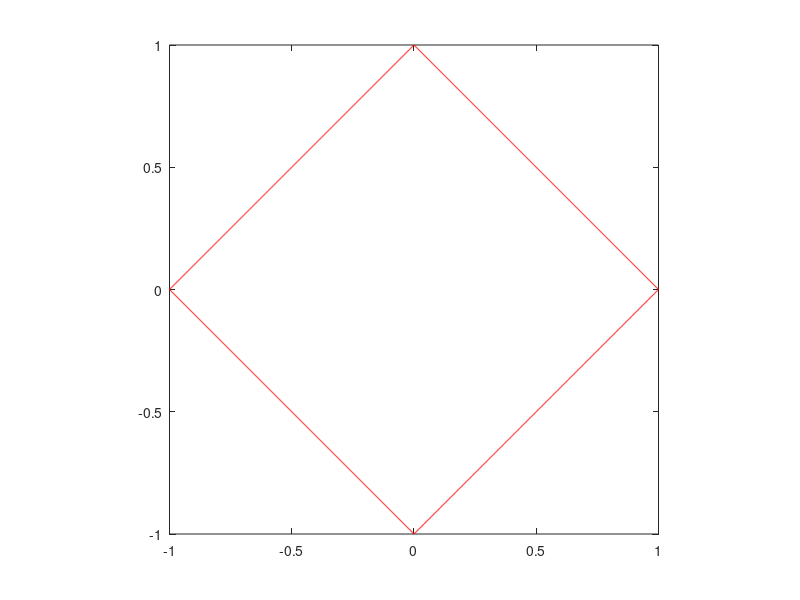
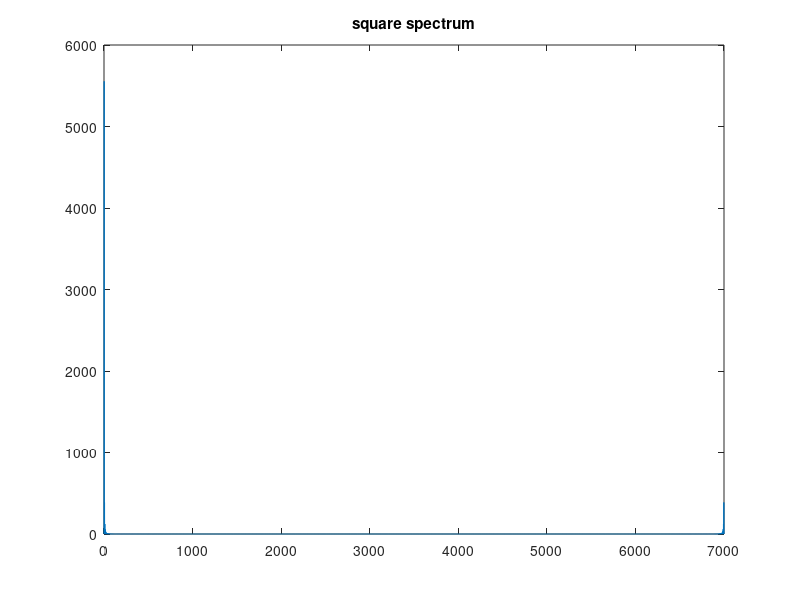
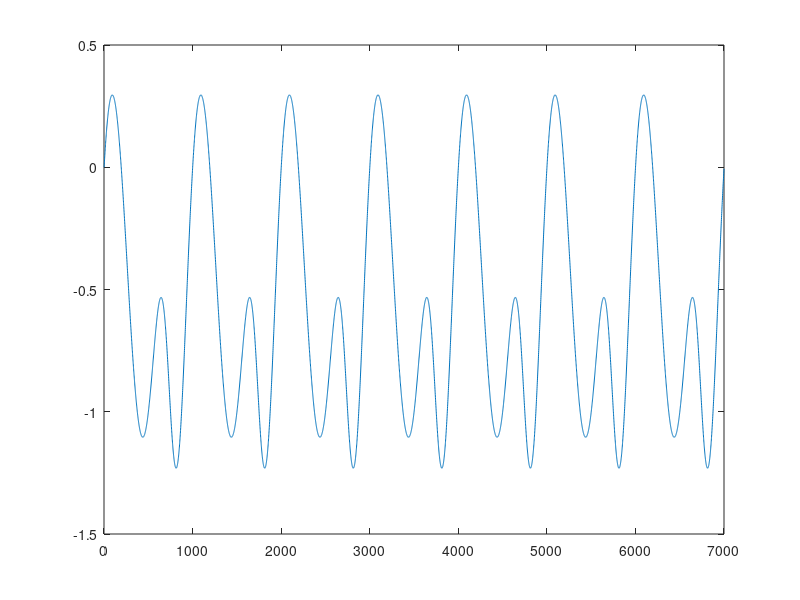
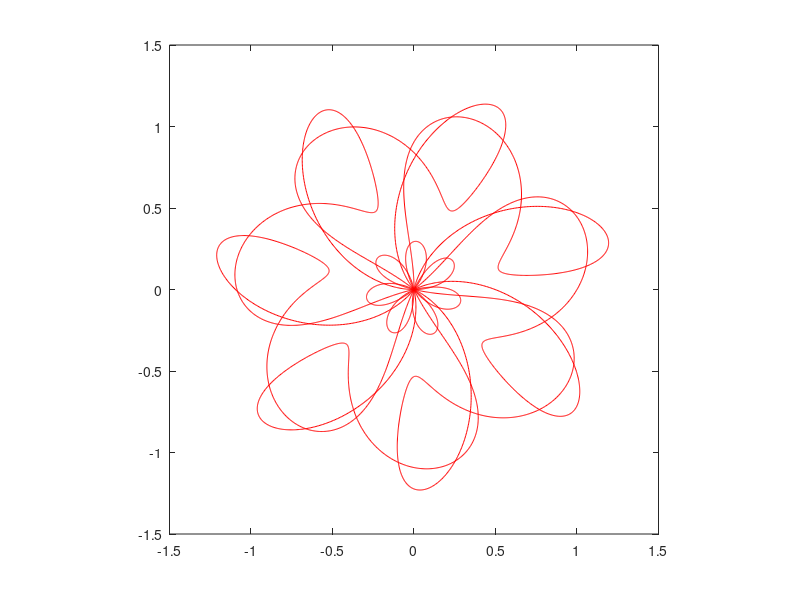

Source code (MATLAB) for these figures, in order:
close all;
clear all;
clc;
%graphics_toolkit('gnuplot');
graphics_toolkit('qt');
N=7000;
t=[0:N-1]'*2*pi/N;

% square
r= 1./ ( abs(cos(t)) + abs(sin(t)) );
th=t;
z= r.*exp(1i*th);
figure;plot(real(z),imag(z),'r-');axis square;
figure;plot(abs(fft(z)));title('square spectrum')
%% weird periodic signal
r= 1./ (1.3 + sin(7*t));

r= (1-cos(7*t))./ (1.5 + sin(7*t));% good
r= (cos(7*t))./ (1.1 + sin(7*t));
%r= (cos(7*t)*2-1)./ (1.1 + sin(7*t));
r=(cos(7*t)+sin(14*t)-1)./(2+sin(7*t));
th =t+ sin(7*t);
z= r.*exp(1i*th);
figure;plot(r)
figure;plot(real(z),imag(z),'r-');axis square;
%figure;plot(abs(fft(z)));title('weird spectrum')